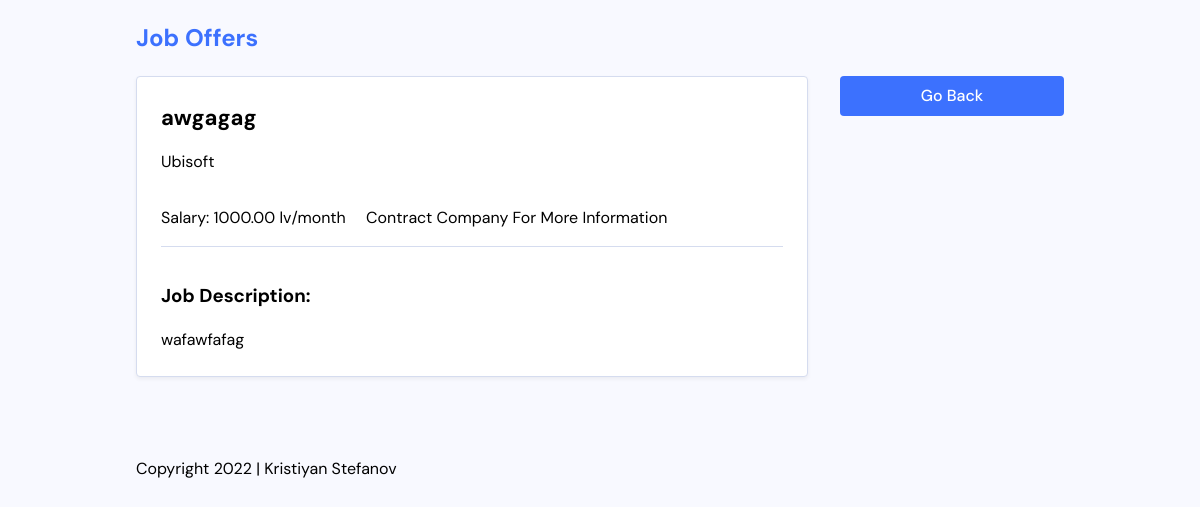
/PHPFiles/MoreInfoJobsub.php?Id=61, run on the app's committed database.
### tables this page shows
CREATE TABLE `submissionform` (
  `Id` int(11) NOT NULL,
  `Title` varchar(255) DEFAULT NULL,
  `Description` longtext DEFAULT NULL,
  `Company` varchar(50) DEFAULT NULL,
  `Salary_field` decimal(15,2) DEFAULT NULL
);

### PHPFiles/MoreInfoJobSub.php (the view, shortened to what this page needs)
<?php
     require 'db.php';
  $aid=intval($_GET['Id']);
  $result=mysqli_query($con,"SELECT Id, Title, Description, Company , Salary_field  FROM submissionform WHERE Id='$aid'");
?>
<!DOCTYPE html>
<html lang="en">
<head>
	<link rel="stylesheet" href="../css/master.css">
</head>
<body>
	<div class="site-wrapper">
		<header class="site-header">
			<h2 class="site-title"><a href="#">Job Offers</a></h2>
		</header>
		<?php
        while($row = mysqli_fetch_assoc($result)) {
        ?>
		<div class="job-single">
			<main class="job-main">
				<div class="job-card">
					<div class="job-primary">
						<header class="job-header">
							<h2 class="job-title"><a href="#"><?php echo $row["Title"]; ?></a></h2>
							<div class="job-meta">
								<p class="meta-company" href="#"><?php echo $row["Company"]; ?></p>
							</div>
							<div class="job-details">
								<span class="job-location">Salary: <?php echo $row["Salary_field"];?> lv/month</span>
								<span class="job-type">Contract Company For More Information</span>
							</div>
						</header>
						<div class="job-body">
							<h3>Job Description: </h3>
							<p><?php echo $row["Description"]; ?></p>
						</div>
					</div>
				</div>
			</main>
			<aside class="job-secondary">
				<a href="Index.php" class="button button-wide">Go Back</a>
			</aside>
		</div>
		<?php
		}
		?>
		<footer class="site-footer">
			<p>Copyright 2022 | Kristiyan Stefanov
			</p>
		</footer>
	</div>
</body>
</html>

### css/master.css (style rules this page uses)
html { line-height: 1.15; -webkit-text-size-adjust: 100%; }
body { margin: 0; }
main { display: block; }
a { background-color: transparent; }
html { -webkit-box-sizing: border-box; -moz-box-sizing: border-box; box-sizing: border-box; }
*, *:before, *:after { -webkit-box-sizing: inherit; -moz-box-sizing: inherit; box-sizing: inherit; }
:root { --color-base: #f8f9ff; --color-primary: #3c71fe; --color-separator: #d5dcef; --font-sans: "DM Sans", sans-serif; }
body { background: var(--color-base); font-family: var(--font-sans); line-height: 1.5; }
a { color: var(--color-primary); text-decoration: none; }
.site-wrapper { max-width: 58em; margin: 0 auto; }
.job-card { margin: 0; padding: 1.5em; list-style: none; background: white; border: 1px solid var(--color-separator); border-radius: 0.25em; box-shadow: 0px 2px 4px rgba(0, 0, 0, 0.06); display: flex; }
.job-card .job-primary { flex: 1 1 auto; }
.job-card .job-title { margin: 0; font-size: 1.375em; margin-bottom: 0.25em; }
.job-card .job-title a { color: black; }
.job-card .job-details { margin-top: 2em; }
.job-card .job-type { margin-left: 1em; display: inline-block; }
.job-single { display: flex; }
.job-single .job-secondary { flex: 0 0 14em; margin-left: 2em; text-align: center; }
.job-single .job-secondary .button { margin-bottom: 0.5em; }
.job-single .job-main { flex: 1 1 auto; }
.job-single .job-body { margin-top: 1em; padding-top: 1em; border-top: 1px solid var(--color-separator); }
.job-single .job-body p:last-child { margin-bottom: 0; }
.site-footer { margin-top: 5em; margin-bottom: 2em; }
.button { padding: 0.5em 0.75em; border-radius: 0.25em; background: var(--color-primary); color: white; font-weight: 500; text-align: center; display: inline-block; }
.button-wide { width: 100%; }

### data on the page
submissionform: Title "awgagag", Company "Ubisoft", Salary_field "1000.00", Description "wafawfafag"
